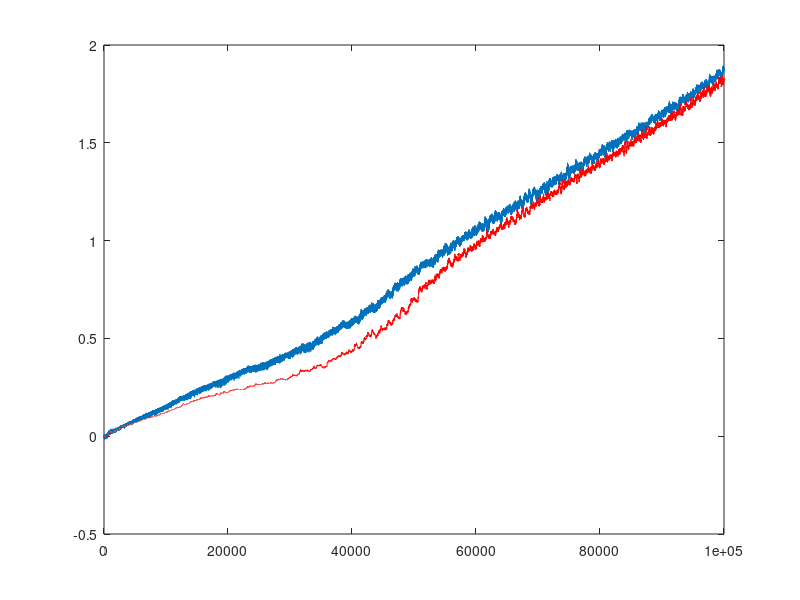

The MATLAB source for this figure:
data = load('stats-np-100-f2.csv');
data2 = load('stats-np-100.csv');
plot(data(:,1),data(:,2));hold on; 
plot(data2(:,1), data2(:,2), "color", "red");